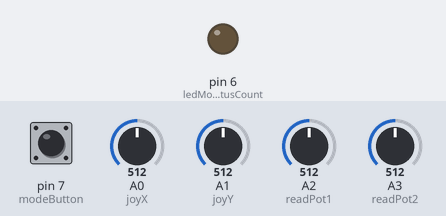
A sketch run on a simulated Arduino Uno, built with avr-gcc and run on an emulated ATmega328P. Shown: output pins drawn as LEDs (lit = HIGH). Dashed ring = blinking. The inputs (shaded band) are chosen by the test bench; at power-on: pin 7 (modeButton) HIGH, A0 (joyX) = 512, A1 (joyY) = 512, A2 (readPot1) = 512, A3 (readPot2) = 512. No radio packets arrive unless stated; what the sketch prints to the serial monitor is not drawn.

Above: at 1.2 s.
1.3 s: pin 7 (modeButton) pulled LOW for 0.15 s
At 2.11 s:
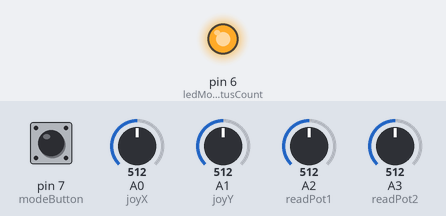
3.8 s: pin 7 (modeButton) pulled LOW for 1 s
At 5.46 s:
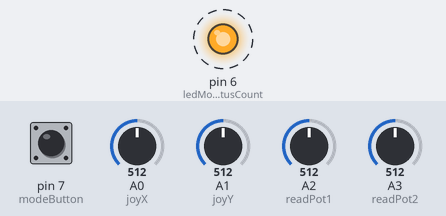
7.8 s: pin 7 (modeButton) pulled LOW for 3.2 s
At 14.6 s:
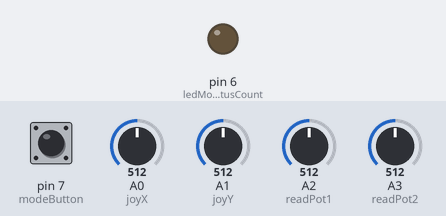
Timing chart, 0 to 16.1 s (numbered marks = the images above; inputs shaded):
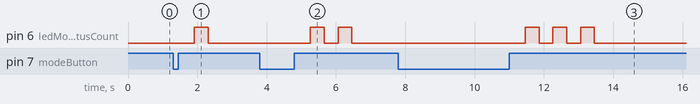

The sketch:

controller.ino
```cpp
//Fabiolus 2021/02/23
//the_fabiolous@hotmail.com
#include <ezButton.h>
#include <SPI.h>
#include <nRF24L01.h>
#include <RF24.h>
RF24 myRadio(8, 9); // CE, CSN

//address through which two modules communicate.
const byte address[6] = "00001";

//data being sent to the receiver, joystick position, pot values and button count.
struct package
{
  int joyposX;
  int joyposY;
  int potValue1;
  int potValue2;
  int modeCount;
};

//define object for wieless communication
typedef struct package Package;
Package data;

// Define Joystick Connections
#define joyX A0
#define joyY A1
#define readPot1 A2
#define readPot2 A3
#define ledModeStatusCount 6

// Define Joystick Values - Start at 512 (middle position) this might change depending on batteries and motor type.
int joyposX = 512;
int joyposY = 512;
int potValue1 = 0;
int potValue2 = 0;

//initial value of animation1 and 2 //animation1 is to control counter to cycle throught Mode1(frontlight,backlight,left,rightlight)
//animation2 is a counter to cycle through the ALA predefined templates, 7 in totals that I chose based on current, the lowest the better.
//int animation1Count = 0;
//int animation2Count = 0;
//int buttonJoystickCount = 0;
int modeCount;

//defining buttons using ezbutton library
ezButton modeButton(7);  // create ezButton object that attach to pin 7;
//ezButton buttonJoystick(5);  // create ezButton object that attach to pin 5;
//ezButton buttonForward(4);  // create ezButton object that attach to pin 4;
//ezButton buttonBackward(3);  // create ezButton object that attach to pin 3;

void setup() {
  Serial.begin(9600);

  //define Radio as object
  myRadio.begin();

  //set the address
  myRadio.openWritingPipe(address);
  myRadio.setPALevel(RF24_PA_MAX);
  myRadio.setDataRate( RF24_250KBPS );
  myRadio.setChannel(115);

  //Set module as transmitter
  myRadio.stopListening();
  pinMode(ledModeStatusCount, OUTPUT);
  digitalWrite(ledModeStatusCount, LOW);
  delay(10);

  //The below I use for debounce issue using the EZbutton library, had to adjust for the switch button on thumbjoystick
  modeButton.setDebounceTime(50); // set debounce time to 50 milliseconds
//  buttonJoystick.setDebounceTime(80); // set debounce time to 80 milliseconds
//  buttonForward.setDebounceTime(50); // set debounce time to 50 milliseconds
//  buttonBackward.setDebounceTime(50); // set debounce time to 50 milliseconds
}
void loop() {

  modeButton.loop(); // MUST call the loop() function first
//  buttonJoystick.loop(); // MUST call the loop() function first
//  buttonForward.loop(); // MUST call the loop() function first
//  buttonBackward.loop(); // MUST call the loop() function first

  //from EZbutton library to keep count of buttons count. Works great!
  unsigned long modeButtonCount = modeButton.getCount();
//  unsigned long buttonJoystickCount = buttonJoystick.getCount();
//  unsigned long buttonForwardCount = buttonForward.getCount();
//  unsigned long buttonBackwardCount = buttonBackward.getCount();

  //prepare to capture data to pass wirelessly using data for identifier.
  myRadio.write(&data, sizeof(data));

  data.joyposX = analogRead(joyX);
  data.joyposY = analogRead(joyY);
  data.potValue1 = analogRead(readPot1);
  data.potValue2 = analogRead(readPot2);

//Serial.println(data.joyposX);
Serial.println(data.joyposY);
  //for some reason released works better then IsPressed
  if (modeButton.isReleased()) {

    if (modeButtonCount >= 4) modeButton.resetCount();

    for (int i = 0; i < modeButtonCount; i++) {
      digitalWrite(ledModeStatusCount, LOW);
      delay(400);
      digitalWrite(ledModeStatusCount, HIGH);
      delay(400);
      digitalWrite(ledModeStatusCount, LOW);
    }
    data.modeCount = modeButtonCount;
  }

}
```

Measured:
- after the input at 1.3 s, pin 6 (ledModeStatusCount): LOW → HIGH after 0.61 s, → LOW 0.40 s later
- after the input at 3.8 s, pin 6 (ledModeStatusCount): alternates HIGH for 0.40 s and LOW for 0.40 s, 4 changes in all, then stays LOW, starting after 1.5 s
- after the input at 7.8 s, pin 6 (ledModeStatusCount): alternates HIGH for 0.40 s and LOW for 0.40 s, 6 changes in all, then stays LOW, starting after 3.7 s
